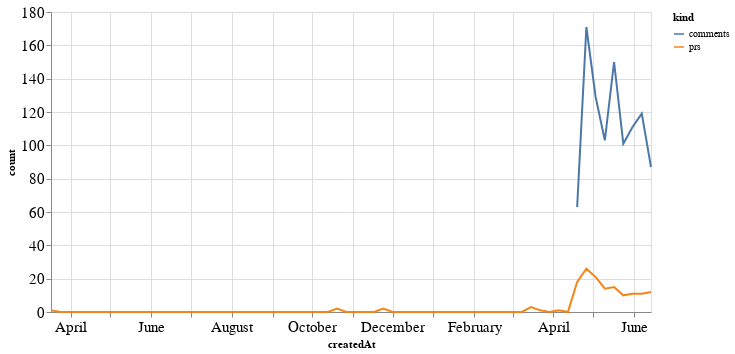

Notebook source saved alongside this figure:
### Code cell
alt.Chart(total_time, width=600).mark_line().encode(
    x='createdAt',
    y='count',
    color='kind'
)

### Figure 1 — Vega-Lite specification as saved in the notebook (floating-point values rounded to 4 significant figures; data arrays with more than 128 entries replaced by an {"elided": "..."} marker saying what was removed)
{"config": {"axisLeft": {"labelFontSize": 15}, "axisBottom": {"labelFontSize": 15}}, "data": {"name": "data-094a47ce76ca8da2f5a10e0f494802c3"}, "mark": "line", "encoding": {"color": {"type": "nominal", "field": "kind"}, "x": {"type": "temporal", "field": "createdAt"}, "y": {"type": "quantitative", "field": "count"}}, "width": 600, "$schema": "https://vega.github.io/schema/vega-lite/v4.8.1.json", "datasets": {"data-094a47ce76ca8da2f5a10e0f494802c3": {"elided": "132 records"}}}
